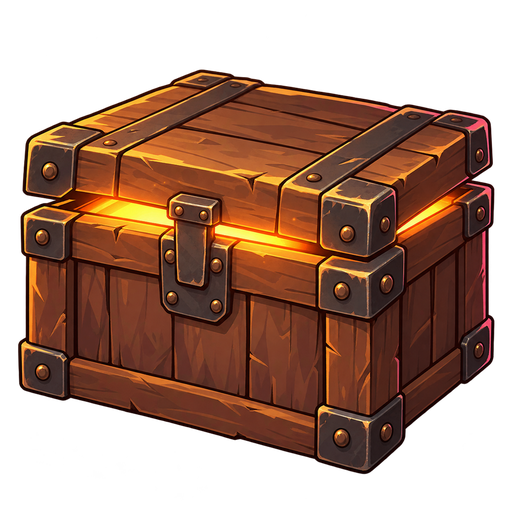
#> input picture src/assets/art/gift_big.png, 512 x 512 px
$ python build_minigame_docs.py
#> lines starting #> are read from the running program, lines starting #| are printed output that depends on the picture
"""生成小游戏上架要用的材料，输出到 minigame/上架材料/：

- 软著-源程序.pdf：小游戏源代码，每页 50 行，页眉写软件名称和版本号（不够 60 页就全交，超过就交前 30 + 后 30 页）
- 软著-用户手册.pdf：软件说明书，带截图
- 图标-512.png、图标-144.png：方形图标（平台要求不要自己做圆角）
- 截图/：上架和备案用的游戏截图（需要先在浏览器里跑一遍截图脚本，存在 minigame/build/shots/s*.png）

PDF 用本机的 Edge 无头模式把 HTML 打印出来，不用装别的库。
用法：python tools/build_minigame_docs.py
"""
import html
import shutil
import subprocess
import sys
from pathlib import Path

from PIL import Image, ImageDraw

ROOT = Path(__file__).resolve().parent.parent
MINI = ROOT / "minigame"
OUT = MINI / "上架材料"
SHOTS = MINI / "build" / "shots"
ART = MINI / "build" / "assets" / "res" / "art"
EDGE = Path(r"C:\Program Files (x86)\Microsoft\Edge\Application\msedge.exe")

NAME = "待机回收站游戏软件"     # 软著登记的全称；小游戏名“待机回收站”可以省略“游戏软件”后缀
SHORT = "待机回收站"
VERSION = "V1.0"
LINES_PER_PAGE = 50

PAGE_CSS = """
@page { size: A4; margin: 14mm 16mm; }
body { font-family: "Microsoft YaHei", sans-serif; margin: 0; }
.page { page-break-after: always; position: relative; }
.page:last-child { page-break-after: auto; }
.head { display: flex; justify-content: space-between; font-size: 9pt; border-bottom: 1px solid #000;
  padding-bottom: 2px; margin-bottom: 6px; }
"""


def print_pdf(html_path: Path, pdf_path: Path):
    subprocess.run([str(EDGE), "--headless", "--disable-gpu", "--no-pdf-header-footer",
                    f"--print-to-pdf={pdf_path}", html_path.as_uri()], check=True, capture_output=True)


# ---------------- 源程序 ----------------
def source_lines() -> list:
    files = sorted((MINI / "src").rglob("*.js"))
    files.sort(key=lambda p: (p.name != "main.js", str(p)))   # 入口放最前面
    lines = []
    for f in files:
        rel = f.relative_to(MINI).as_posix()
        lines.append(f"// ===== {rel} =====")
        for line in f.read_text("utf-8").splitlines():
            if line.strip():                                   # 空行不算行数，去掉
                lines.append(line.rstrip())
    return lines


def build_source():
    lines = source_lines()
    pages = [lines[i:i + LINES_PER_PAGE] for i in range(0, len(lines), LINES_PER_PAGE)]
    if len(pages) > 60:                                        # 超过 60 页：前 30 页 + 后 30 页
        pages = pages[:30] + pages[-30:]
    css = PAGE_CSS + """
pre { font-family: Consolas, "Microsoft YaHei", monospace; font-size: 7.6pt; line-height: 1.32; margin: 0;
  white-space: pre-wrap; word-break: break-all; }
"""
    body = []
    for i, p in enumerate(pages, 1):
        body.append(f'<div class="page"><div class="head"><span>{NAME} {VERSION}</span><span>第 {i} 页</span></div>'
                    f'<pre>{html.escape(chr(10).join(p))}</pre></div>')
    src = OUT / "_源程序.html"
    src.write_text(f"<!doctype html><meta charset='utf-8'><style>{css}</style>{''.join(body)}", "utf-8")
    print_pdf(src, OUT / "软著-源程序.pdf")
    src.unlink()
    print(f"源程序：{len(lines)} 行，{len(pages)} 页")


# ---------------- 用户手册 ----------------
MANUAL = [
    ("一、软件概述", [
        f"{SHORT}是一款运行在微信、抖音小游戏平台上的经营模拟游戏。玩家经营一家“什么都收”的回收站：顾客上门卖二手物品，"
        "玩家通过检查物品线索、质疑顾客讲的来历、出价砍价来决定是否收购；每天打烊时把收来的货卖给收购商，赚取差价并按期偿还贷款。",
        "玩家还可以派店里的员工出门探险，员工按真实时间回来，带回冒险故事和包裹，包裹里可以开出现金、情报和收藏品。"
        "赚到的钱可以用来升级店铺、给员工换造型、收集图鉴、解锁成就。",
        "本软件为单机游戏，不需要注册登录，不收集任何个人信息，存档只保存在玩家手机本地。"]),
    ("二、运行环境", [
        "硬件：安卓或苹果智能手机，屏幕竖屏。",
        "软件：微信（小游戏）或抖音（小游戏）最新版本。",
        "开发语言：JavaScript；画面使用 Canvas 2D 绘制。代码约 2000 行。"]),
    ("三、启动", [
        f"在微信或抖音中搜索“{SHORT}”，点开即可进入。启动页显示游戏名称和《健康游戏忠告》，点击屏幕进入游戏。"
        "第一次进入时会显示四页新手引导，介绍开店、验货、派员工、还贷款等基本玩法。"],
        ["s01_启动页", "s02_新手引导"]),
    ("四、大本营（主界面）", [
        "进入游戏后是大本营。店里的员工会在房间里走动；外出回来的员工会在吧台前排队等你听汇报。",
        "顶部显示天数、现金、口碑和下一次还贷时间；下面一排按钮依次是：员工、升级、抽造型、图鉴、成就、设置。",
        "点击画面下方的吧台即可开门营业。"],
        ["s03_大本营"]),
    ("五、员工与探险", [
        "点“员工”打开员工列表，可以查看每位员工的状态，招募新员工。",
        "点“派出门”选择目的地：门口转转、楼下跳蚤市场、大学城毕业季、城郊旧货仓库、海边码头、深夜拍卖会、深山老宅。"
        "越远的地方用时越长，带回的包裹越好；部分目的地需要经营到一定天数才解锁。",
        "员工按真实时间回来，关闭游戏也照常计时。回来后点员工即可听他讲这次的冒险经历，有时还会遇到需要你决定的小选择，"
        "最后收下他带回的包裹。"],
        ["s04_员工", "s05_派员工出门", "s06_员工汇报"]),
    ("六、营业：收货与砍价", [
        "开门后顾客会带着物品上门，并讲述物品的来历。画面中部的“回收单”显示物品名称、类别、市场参考价和顾客要价。",
        "点“检查××”可以查看物品的一处细节（每次检查消耗营业时间）。有的顾客会撒谎：如果检查发现的细节和顾客说的来历对不上，"
        "就点“质疑来历”揭穿他，被揭穿的顾客只能按真实价值出售。质疑诚实的顾客会让他不高兴。",
        "下方的收银机用来出价：可以用“−”“+”调整，也可以直接按要价的三成、五成、七成、九成出价，然后点“出价”。"
        "顾客会接受、还价或者离开。也可以“按要价收”或“不收了”。"],
        ["s07_收货", "s08_揭穿骗子", "s09_成交"]),
    ("七、打烊结算与还贷", [
        "营业时间用完后自动打烊：仓库里的货卖给收购商，符合“今日订单”类别的货可以多卖钱；会漏液的问题货可能弄坏别的货。",
        "第 3 天和第 7 天需要偿还贷款，钱不够店就会被收走；撑过 7 天即获胜。无论输赢，员工、升级、收藏品和成就都会保留。"],
        ["s10_打烊结算"]),
    ("八、包裹与收藏图鉴", [
        "员工带回的包裹可以在大本营右上角点开。包裹里可能有现金、情报（下次检查物品不耗时间）、口碑或收藏品。",
        "收藏品共有近千件，分为几十个系列，可在“图鉴”中按系列查看收集进度。"],
        ["s11_拆包裹", "s14_收藏图鉴"]),
    ("九、店铺升级、员工造型与成就", [
        "“升级”中可以用现金购买放大镜、霓虹招牌、防水保险柜等八种永久升级，每种最多三级。",
        "“抽造型”中可以用游戏内现金抽取员工造型，页面上公示各稀有度的概率；抽到的造型可以给任何员工换上。"
        "本游戏没有任何付费功能，抽造型只消耗游戏内的现金。",
        "“成就”记录玩家的游戏里程碑，共三十余项。"],
        ["s12_店铺升级", "s13_抽造型", "s15_成就"]),
    ("十、设置", [
        "可以调整音乐和音效的音量，重新查看新手引导，查看游戏介绍和隐私说明。"],
        ["s16_设置"]),
]


def build_manual():
    css = PAGE_CSS + """
h1 { font-size: 20pt; text-align: center; margin: 30mm 0 6mm; }
.sub { text-align: center; font-size: 11pt; color: #444; }
h2 { font-size: 13pt; margin: 4mm 0 2mm; }
p { font-size: 10.5pt; line-height: 1.75; text-indent: 2em; margin: 0 0 2mm; }
.shots { display: flex; gap: 6mm; justify-content: center; margin: 3mm 0; }
.shots figure { margin: 0; text-align: center; font-size: 9pt; color: #333; }
.shots img { height: 105mm; border: 1px solid #999; }
"""
    tmp = OUT / "_img"     # 截图先缩小成 jpg，免得 PDF 太大（登记系统对文件大小有限制）
    tmp.mkdir(exist_ok=True)
    for f in SHOTS.glob("s*.png"):
        Image.open(f).convert("RGB").resize((540, 1170), Image.LANCZOS).save(tmp / f"{f.stem}.jpg", quality=82)
    pages = [f'<div class="page"><h1>{NAME}<br>用户手册</h1><div class="sub">版本 {VERSION}</div></div>']
    n = 1
    for title, paras, *shots in MANUAL:
        names = shots[0] if shots else []
        imgs = "".join(f'<figure><img src="{(tmp / (s + ".jpg")).as_uri()}"><figcaption>图：{s.split("_", 1)[1]}</figcaption></figure>'
                       for s in names if (tmp / (s + ".jpg")).exists())
        n += 1
        pages.append(f'<div class="page"><div class="head"><span>{NAME} {VERSION}</span><span>第 {n} 页</span></div>'
                     f'<h2>{title}</h2>{"".join(f"<p>{html.escape(p)}</p>" for p in paras)}'
                     f'{f"<div class=shots>{imgs}</div>" if imgs else ""}</div>')
    src = OUT / "_用户手册.html"
    src.write_text(f"<!doctype html><meta charset='utf-8'><style>{css}</style>{''.join(pages)}", "utf-8")
    print_pdf(src, OUT / "软著-用户手册.pdf")
    src.unlink()
    shutil.rmtree(tmp)
    print(f"用户手册：{n} 页")


# ---------------- 图标和截图 ----------------
def build_icon():
    size = 512
    im = Image.new("RGB", (size, size))
#> im: PIL image 512x512 RGB; every value is 0
    d = ImageDraw.Draw(im)
    for y in range(size):   # 暖色渐变底
        t = y / size
        d.line([(0, y), (size, y)], fill=(int(70 + 40 * (1 - t)), int(38 + 20 * (1 - t)), int(24 + 6 * (1 - t))))
    chest = Image.open(ROOT / "src" / "assets" / "art" / "gift_big.png").convert("RGBA")   # 用原图，压缩过的太糊
#> chest is the input picture: PIL image 512x512 RGBA; mean R, G, B, A 67.4, 35.7, 20.2, 147.3
    k = 400 / max(chest.size)
#> k = 0.781
    chest = chest.resize((round(chest.width * k), round(chest.height * k)), Image.LANCZOS)
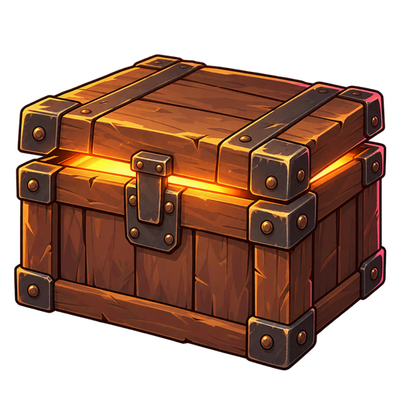
#> chest: PIL image 400x400 RGBA; mean R, G, B, A 67.2, 35.5, 20.2, 147.3; transparent parts drawn white
    im.paste(chest, ((size - chest.width) // 2, (size - chest.height) // 2 + 10), chest)
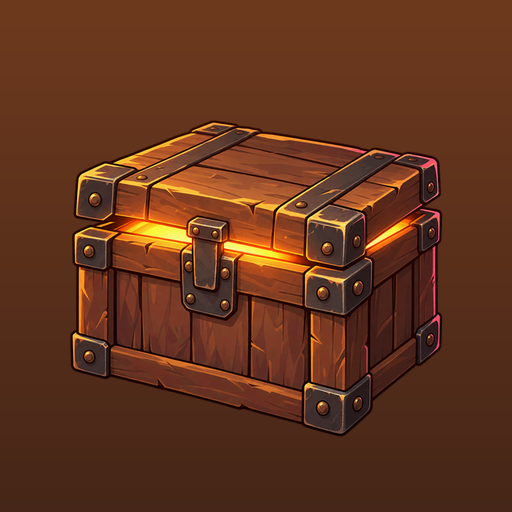
#> im: PIL image 512x512 RGB; mean R, G, B 98.8, 52.4, 29.4
    im.save(OUT / "图标-512.png")
    im.resize((144, 144), Image.LANCZOS).save(OUT / "图标-144.png")
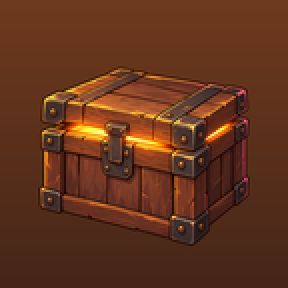
#> saved as 图标-144.png: PIL image 144x144 RGB (shown 2 times larger); mean R, G, B 98.8, 52.4, 29.4


STORE_SHOTS = ["s01_启动页", "s03_大本营", "s07_收货", "s08_揭穿骗子", "s06_员工汇报", "s13_抽造型", "s14_收藏图鉴"]


def copy_shots():
    dst = OUT / "截图"
    dst.mkdir(exist_ok=True)
    for i, s in enumerate(STORE_SHOTS, 1):
        src = SHOTS / f"{s}.png"
        if src.exists():
            Image.open(src).convert("RGB").save(dst / f"{i:02d}-{s.split('_', 1)[1]}.jpg", quality=90)
    print(f"截图：{len(list(dst.glob('*.jpg')))} 张")


def main():
    sys.stdout.reconfigure(encoding="utf-8")
    OUT.mkdir(parents=True, exist_ok=True)
    build_source()
    build_manual()
    build_icon()
    copy_shots()


if __name__ == "__main__":
    main()
